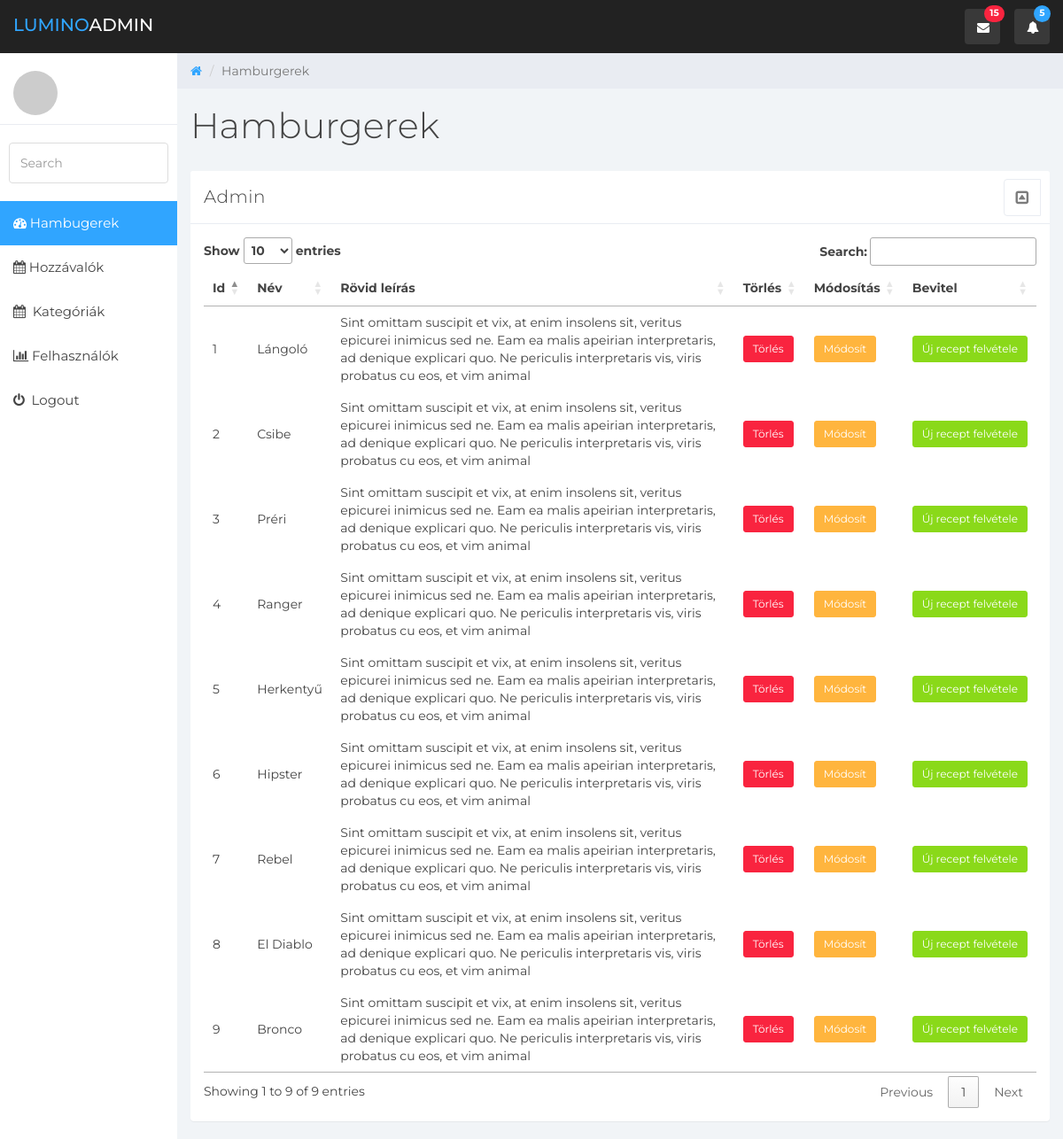
The page /hamburgerAdmin/index.php/home/hamburgerData on the database its author committed.
### tables this page shows
CREATE TABLE IF NOT EXISTS `recept` (
  `id` int(11) NOT NULL AUTO_INCREMENT,
  `nev` varchar(250) NOT NULL,
  `hozzavalo1` varchar(550) DEFAULT NULL,
  `hozzavalo2` varchar(550) DEFAULT NULL,
  `hozzavalo3` varchar(550) DEFAULT NULL,
  `hozzavalo4` varchar(550) DEFAULT NULL,
  `hozzavalo5` varchar(550) DEFAULT NULL,
  `hozzavalo6` varchar(550) DEFAULT NULL,
  `hozzavalo7` varchar(550) DEFAULT NULL,
  `rovid_leiras` longtext NOT NULL,
  `elkeszites` longtext NOT NULL,
  `megjelenhet_e` tinyint(4) DEFAULT NULL COMMENT '0=nem, 1=igen',
  `tipus` int(11) NOT NULL,
  `hamburger_kep` int(11) DEFAULT NULL,
  PRIMARY KEY (`id`),
  KEY `FK_recept_tipus` (`tipus`),
  KEY `FK_recept_kepek` (`hamburger_kep`),
  CONSTRAINT `FK_recept_kepek` FOREIGN KEY (`hamburger_kep`) REFERENCES `kepek` (`id`),
  CONSTRAINT `FK_recept_tipus` FOREIGN KEY (`tipus`) REFERENCES `kategoria` (`id`)
);

### hamburgerAdmin/application/controllers/Home.php (called while the page is built, shortened)
<?php
class Home extends CI_Controller {
	public function hamburgerData() {
		$output = [];
		$output['hamburgerek'] = $this->tablemodel->getHamburgerData();
		$output['page'] = 'table';
		$output['title'] = 'Hamburgerek';
		$this->load->view('home', $output);
	}
}

### hamburgerAdmin/index.php (called while the page is built, shortened)
<?php
require_once BASEPATH.'core/CodeIgniter.php';

### hamburgerAdmin/application/models/tablemodel.php (called while the page is built, shortened)
<?php
class TableModel extends CI_Model {
  public function getHamburgerData() {
      $this->db->select('recept.id, nev, hozzavalo1, hozzavalo2,
                              hozzavalo3, hozzavalo4, hozzavalo5,
                              hozzavalo6, hozzavalo7, rovid_leiras, elkeszites,
                              megjelenhet_e, hamburger_tipus');
      $this->db->from('recept');
      $this->db->join('kategoria', 'recept.tipus=kategoria.id');
      $this->db->where('megjelenhet_e', 1);
      $query = $this->db->get();
      return $query->result_array();
    }
}
 ?>

### hamburgerAdmin/application/views/homeTable.php (the view)
<div class="col-md-12">
  <div class="panel panel-default">
    <div class="panel-heading">
      Admin
      <span class="pull-right clickable panel-toggle panel-button-tab-left"><em class="fa fa-toggle-up"></em></span></div>
    <div class="panel-body">
      <table id="hamburgerek">
        <thead>
          <tr>
            <th>Id</th>
            <th>Név</th>
            <th>Rövid leírás</th>
            <th>Törlés</th>
            <th>Módosítás</th>
            <th>Bevitel</th>
          </tr>
        </thead>
        <tbody>
          <?php
          if(isset($hamburgerek)) {
            foreach($hamburgerek as $key => $hamburger){
           ?>
          <tr>
            <td><?php print($hamburger['id']); ?></td>
            <td><?php print($hamburger['nev']); ?></td>
            <td><?php print($hamburger['rovid_leiras']); ?></td>
            <td><a href="index.php/Home/deleteQuestion?id=<?php print($hamburger['id']);?>" class="btn btn-sm btn-danger">Törlés</a></td>
            <td><a href="index.php/Home/editData?id=<?php print($hamburger['id']);?>" class="btn btn-sm btn-warning">Módosít</a></td>
            <td><a href="index.php/Home/insertDataTable" class="btn btn-sm btn-success">Új recept felvétele</a></td>
          </tr>
          <?php
          }
        }
           ?>
        </tbody>
      </table>
    </div>
  </div>
</div>

### hamburgerAdmin/application/views/home.php (shortened to what this page needs)
<!DOCTYPE html>
<html>
<head>
	<link href="assets/css/bootstrap.min.css" rel="stylesheet">
	<link href="assets/css/font-awesome.min.css" rel="stylesheet">
	<link href="assets/css/datepicker3.css" rel="stylesheet">
	<link href="assets/css/styles.css" rel="stylesheet">
	<link href="//cdn.datatables.net/1.10.24/css/jquery.dataTables.min.css" rel="stylesheet">
</head>
<body>
	<nav class="navbar navbar-custom navbar-fixed-top" role="navigation">
		<div class="container-fluid">
			<div class="navbar-header">
				<a class="navbar-brand" href="index.php/Home/hamburgerData"><span>Lumino</span>Admin</a>
				<ul class="nav navbar-top-links navbar-right">
					<li class="dropdown"><a class="dropdown-toggle count-info" data-toggle="dropdown" href="#">
						<em class="fa fa-envelope"></em><span class="label label-danger">15</span>
					</a>
					</li>
					<li class="dropdown"><a class="dropdown-toggle count-info" data-toggle="dropdown" href="#">
						<em class="fa fa-bell"></em><span class="label label-info">5</span>
					</a>
					</li>
				</ul>
			</div>
		</div>
	</nav>
	<div id="sidebar-collapse" class="col-sm-3 col-lg-2 sidebar">
	<?php
		$this->load->view('userData');
	?>
		<ul class="nav menu">
			<li class="active"><a href="index.php/Home/hamburgerData"><em class="fa fa-dashboard">&nbsp;</em>Hambugerek</a></li>
			<li><a href="index.php/Home/hozzavaloData"><em class="fa fa-calendar">&nbsp;</em>Hozzávalók</a></li>
			<li><a href="index.php/Home/kategoriaData"><em class="fa fa-calendar">&nbsp;</em> Kategóriák</a></li>
			<li><a href="index.php/Home/felhasznaloData"><em class="fa fa-bar-chart">&nbsp;</em>Felhasználók</a></li>
			<li><a href="index.php/Home/logout"><em class="fa fa-power-off">&nbsp;</em> Logout</a></li>
		</ul>
	</div>
	<div class="col-sm-9 col-sm-offset-3 col-lg-10 col-lg-offset-2 main">
		<div class="row">
			<ol class="breadcrumb">
				<li><a href="index.php/Home/hamburgerData">
					<em class="fa fa-home"></em>
				</a></li>
				<li class="active"><?php isset($title) ? print($title) : print('oldal címe'); ?></li>
			</ol>
		</div>
		<div class="row">
			<div class="col-lg-12">
				<h1 class="page-header"><?php isset($title) ? print($title) : print('oldal címe'); ?></h1>
			</div>
		</div>
		<div class="row">
			<?php
				if(isset($page)) {
					$this->load->view('homeTable');
				}
			 ?>
		</div>
		</div>
</body>
</html>

### hamburgerAdmin/application/views/userData.php (shortened to what this page needs)
<div class="profile-sidebar">
			<div class="profile-userpic">
				<img src="http://placehold.it/50/30a5ff/fff" class="img-responsive" alt="">
			</div>
		</div>
		<form role="search">
			<div class="form-group">
				<input type="text" class="form-control" placeholder="Search">
			</div>
		</form>

### rows shown on the page
recept: id "1", nev "Lángoló", rovid_leiras "Sint omittam suscipit et vix, at enim insolens sit, veritus epicurei inimicus sed ne. Eam ea malis apeirian interpretaris, ad denique explicari quo. Ne periculis interpretaris vis, viris probatus cu eos, et vim animal"
recept: id "2", nev "Csibe", rovid_leiras "Sint omittam suscipit et vix, at enim insolens sit, veritus epicurei inimicus sed ne. Eam ea malis apeirian interpretaris, ad denique explicari quo. Ne periculis interpretaris vis, viris probatus cu eos, et vim animal"
recept: id "3", nev "Préri", rovid_leiras "Sint omittam suscipit et vix, at enim insolens sit, veritus epicurei inimicus sed ne. Eam ea malis apeirian interpretaris, ad denique explicari quo. Ne periculis interpretaris vis, viris probatus cu eos, et vim animal"
recept: id "4", nev "Ranger", rovid_leiras "Sint omittam suscipit et vix, at enim insolens sit, veritus epicurei inimicus sed ne. Eam ea malis apeirian interpretaris, ad denique explicari quo. Ne periculis interpretaris vis, viris probatus cu eos, et vim animal"
recept: id "5", nev "Herkentyű", rovid_leiras "Sint omittam suscipit et vix, at enim insolens sit, veritus epicurei inimicus sed ne. Eam ea malis apeirian interpretaris, ad denique explicari quo. Ne periculis interpretaris vis, viris probatus cu eos, et vim animal"
recept: id "6", nev "Hipster", rovid_leiras "Sint omittam suscipit et vix, at enim insolens sit, veritus epicurei inimicus sed ne. Eam ea malis apeirian interpretaris, ad denique explicari quo. Ne periculis interpretaris vis, viris probatus cu eos, et vim animal"
recept: id "7", nev "Rebel", rovid_leiras "Sint omittam suscipit et vix, at enim insolens sit, veritus epicurei inimicus sed ne. Eam ea malis apeirian interpretaris, ad denique explicari quo. Ne periculis interpretaris vis, viris probatus cu eos, et vim animal"
recept: id "8", nev "El Diablo", rovid_leiras "Sint omittam suscipit et vix, at enim insolens sit, veritus epicurei inimicus sed ne. Eam ea malis apeirian interpretaris, ad denique explicari quo. Ne periculis interpretaris vis, viris probatus cu eos, et vim animal"
recept: id "9", nev "Bronco", rovid_leiras "Sint omittam suscipit et vix, at enim insolens sit, veritus epicurei inimicus sed ne. Eam ea malis apeirian interpretaris, ad denique explicari quo. Ne periculis interpretaris vis, viris probatus cu eos, et vim animal"

### other values the page prints
$title "Hamburgerek"
